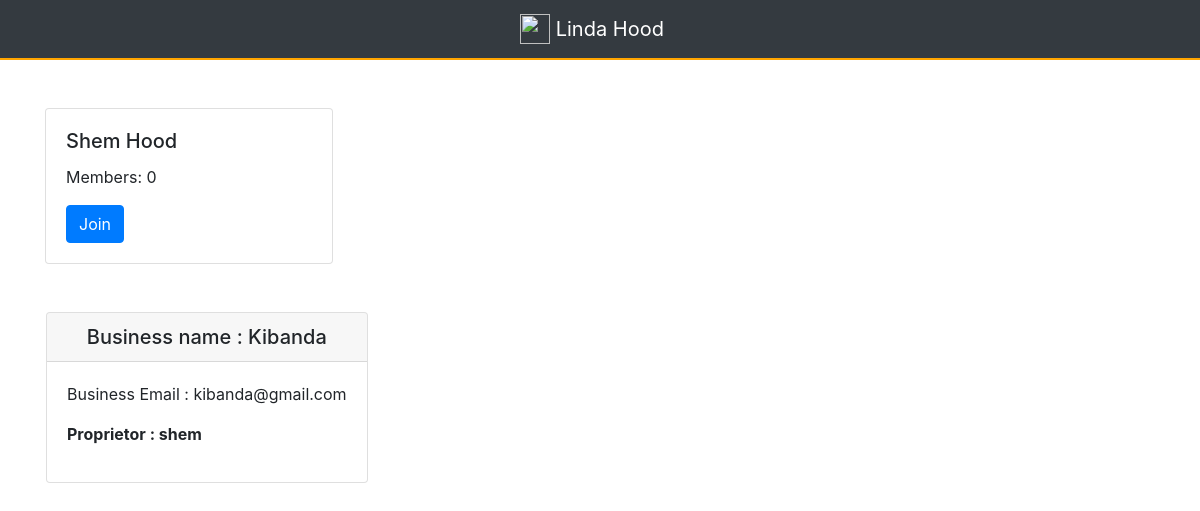
The app's page /hoods/businesses/in/shem/ with its own data.
### hoods/models.py (models this page shows, shortened)
class Hood(models.Model):
    name = models.CharField(max_length=140, unique=True)
    slug = models.SlugField(allow_unicode=True,  unique=True)
    location = models.CharField(max_length=140, blank=True, default='')
    occupants = models.ManyToManyField(User, through='HoodMember')
    class Meta:
        ordering = ['name']

### posts/models.py (models this page shows, shortened)
class Business(models.Model):
    user = models.ForeignKey(User, related_name="businesses")
    created_at = models.DateTimeField(auto_now=True)
    business_name = models.CharField(max_length=140, blank=True, null=True)
    business_email = models.EmailField(max_length=70, blank=True)
    hood = models.ForeignKey(Hood, related_name='businesses', null=True, blank=True)
    class Meta:
        ordering = ['-created_at']
        unique_together = ['user', 'business_name']

### hoods/views.py (the view)
# urls.py: url(r'businesses/in/(?P<slug>[-\w]+)/$', views.SingleHood.as_view(), name='single'),
class SingleHood(generic.DetailView):
    model = Hood

### hoods/templates/hoods/hood_detail.html
{% extends "hoods/hood_base.html" %}
{% block prehood %}
  <div class="col-sm-6">
    <div class="card" style="width: 18rem; margin-top: 20%">
      <div class="card-body">
        <h5 class="card-title">{{hood.name|title }} Hood</h5>
        <p class="card-text">Members: {{hood.occupants.count}}</p>
        {% if user in hood.occupants.all %}
        <a href="{% url 'hoods:leave' slug=hood.slug %}" class="btn btn-danger">Leave</a>
        {% else %}
        <a href="{% url 'hoods:join' slug=hood.slug %}" class="btn btn-primary">Join</a>
        {% endif %}
      </div>
    </div>
  </div>
  <div class="col-sm-6">
  </div>
{% endblock %}
{% block hood_content %}
<div class="mt-3 ml-3">
  {% if hood.businesses.count == 0 %}
  <h4>No Businesses in this hood yet!</h4>
  {% if user in hood.occupants.all %}
  <a href="{% url 'posts:create' %}"><button class="btn btn-tertiary" style="">Create Business</button> </a>
  {% endif %}
  {% else %}
    {% for business in hood.businesses.all %}
     {% include "posts/_post.html" %}
    {% endfor %}
  {% endif%}
</div>
{% endblock %}

### posts/templates/posts/_post.html (shortened to what this page needs)
<div class="post" style="margin-top: 10%">
  <div class="card" >
      <h5 class="card-header card-header text-center" >Business name : {{business.business_name}}</h5>
    <div class="card-body">
      <p>Business Email : {{business.business_email}}</p>
      <p><strong>Proprietor : {{business.user.username}}</strong></p>
    </div>
  </div>
</div>

### records on screen
Hood: name "Shem", occupants.count "0"
Business: business_name "Kibanda", business_email "kibanda@gmail.com", user.username "shem"
